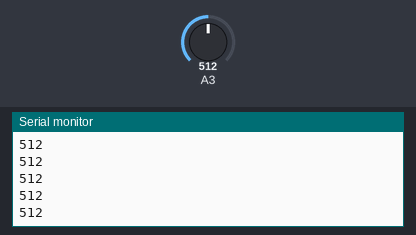
A sketch run on a simulated Arduino Uno, built with avr-gcc and run on an emulated ATmega328P. On the bench: the last lines printed to the serial monitor. Inputs (shaded band) come from the test bench; at power-on: A3 = 512.

Above: at 1.2 s.
1.3 s: A3 set to 716
At 1.31 s:
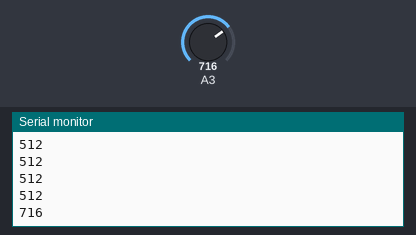
2.8 s: A3 set to 900
At 2.81 s:
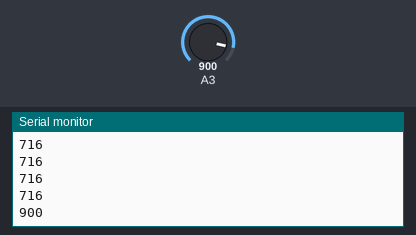
Timing chart, 0 to 5.8 s (numbered marks = the images above; inputs shaded):
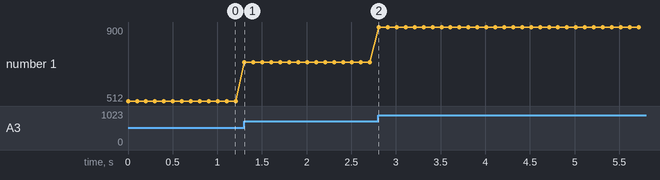

Measured:
- after the input at 1.3 s, the serial monitor: prints a new line at once (image 1)
- after the input at 2.8 s, the serial monitor: prints a new line at once (image 2)
- plotted number 1: 512 → 716 after the input at 1.3 s, 716 → 900 after the input at 2.8 s

The sketch:

TestePotenciometro.ino
```cpp
void setup() {
  // put your setup code here, to run once:
  Serial.begin(115200);
}

void loop() {
  // put your main code here, to run repeatedly:
  Serial.println(analogRead(A3));
  delay(100);
}
```
